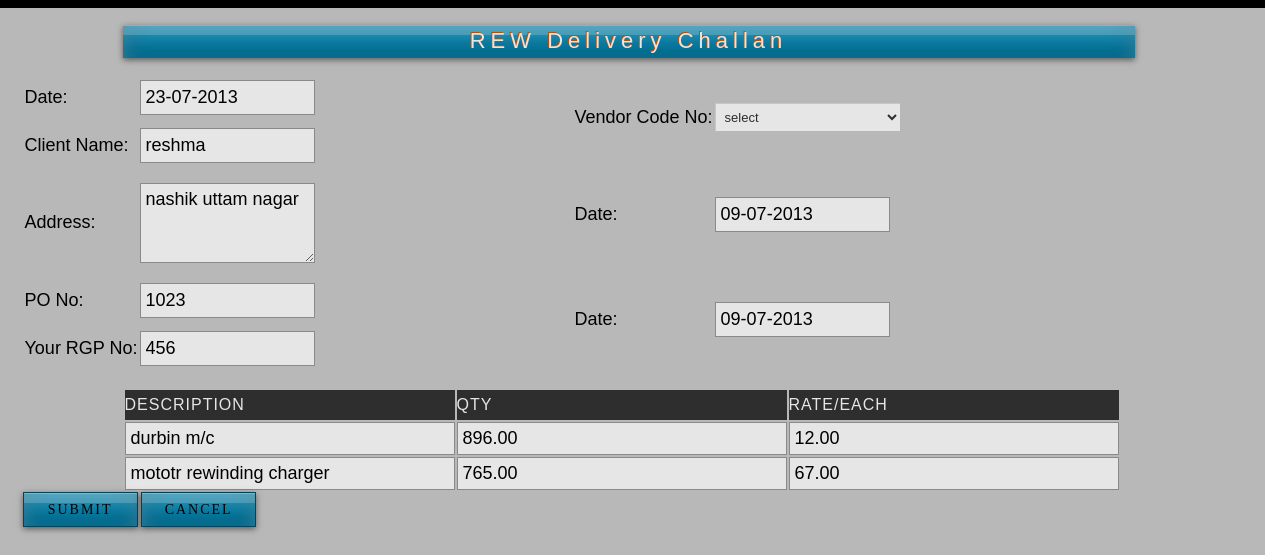
The page /addreciept.php?id=1 on the database its author committed.
### tables this page shows
CREATE TABLE IF NOT EXISTS `invoice` (
  `i_id` int(11) NOT NULL AUTO_INCREMENT,
  `q_date` varchar(25) NOT NULL,
  `gatepass_no` varchar(20) NOT NULL,
  `c_id` int(11) NOT NULL,
  `c_comp` varchar(50) NOT NULL,
  `q_name` varchar(25) NOT NULL,
  `q_address` varchar(100) NOT NULL,
  `q_mo` bigint(11) NOT NULL,
  `po_no` int(20) NOT NULL,
  `rgp_no` int(20) NOT NULL,
  `dc_no` int(20) NOT NULL,
  `code_no` varchar(20) NOT NULL,
  `tin_no` int(20) NOT NULL,
  `date1` date NOT NULL,
  `date2` date NOT NULL,
  PRIMARY KEY (`i_id`)
);

CREATE TABLE IF NOT EXISTS `sub_invoice` (
  `s_id` int(11) NOT NULL AUTO_INCREMENT,
  `i_id` int(11) NOT NULL,
  `des` text NOT NULL,
  `quantity` decimal(25,2) NOT NULL,
  `rate` decimal(25,2) NOT NULL,
  `total` double NOT NULL,
  PRIMARY KEY (`s_id`)
);

### addreciept.php (the view, shortened to what this page needs)
<?php
$in=$_REQUEST['id'];
$c_query="select * from invoice where i_id='$in'";
$c_res=mysql_query($c_query);
$c_row=mysql_fetch_array($c_res);
?>
<?php
 $c_query1="select * from sub_invoice where i_id='$in'";
$c_res1=mysql_query($c_query1);
$count=mysql_num_rows($c_res1);
?>
<html>
<head>
<link rel="stylesheet" href="styles2.css" type="text/css" />
<link rel="stylesheet" href="styles.css" type="text/css" />
</head>
<body>
<div id="container">
    <div id="sub-header">
                <div class="quo">
                <form name="form5" action="" method="post" enctype="multipart/form-data">
                <br />
                <div class="quotationI"><center>REW Delivery Challan</center></div>
                <br />
                <table class="q_info3" height="300px">
                <tr><td class="l_form">Date:</td><td><input name="q_date" class="q_in" type="text" value="<?php  echo date("d-m-Y"); ?>"/></td></tr>
                <tr><td class="l_form">Client Name:</td>
                <td>
                <input type="text" class="q_in" name="q_name" value="<?php echo $c_row[5]; ?>">
				</td>
                </tr>
                <tr><td class="l_form">Address:</td><td><textarea class="q_add" name="q_address"><?php echo $c_row[6]; ?></textarea></td></tr>
                <tr><td class="l_form">PO No:</td>
                <td>
                <input type="text" class="q_in" name="po_no" value="<?php echo $c_row[8]; ?>" >
				</td>
                </tr>
                <tr><td class="l_form">Your RGP No:</td>
                <td>
                <input type="text" class="q_in" name="rgp" value="<?php echo $c_row[9]; ?>">
				</td></tr>
                </table>
                <table class="q_info5">
                 <tr><td class="l_form">Vendor Code No:</td>
                <td>
                <select name="vendr" class="q_add_i">
                <option value="">select</option>
                </select>
				</td></tr>
                 <tr><td class="l_form">Date:</td>
                <td>
                <input type="text" class="q_in" name="date1" value="<?php echo date('d-m-Y', strtotime($c_row[13])); ?>" >
				</td></tr>
                <tr><td class="l_form">Date:</td>
                <td>
                <input type="text" class="q_in" name="date2"value="<?php echo date('d-m-Y', strtotime($c_row[14])); ?>" >
				</td></tr>
                </table>
                <br />
                <table class="des">
                <tr>
                <td class="heading">DESCRIPTION</td>
                <td class="heading" >QTY</td>
                <td class="heading">RATE/EACH</td>
                </tr>
                               <?php
               $count1=1;
				if($count!=NULL)
				{
				while($rows=mysql_fetch_array($c_res1))
				{
					if($count>0)
					{
				?>
                <tr>
                <td>
                 <input class="des_in" type="text" name="d[<?php echo $count1; ?>]" id="0" value="<?php echo $rows[2]?>"><br>
                </td>
                <td>
                 <input class="des_q" type="text" name="q[<?php echo $count1; ?>]" id="0" value="<?php echo $rows[3]?>"><br>
                </td>
                <td>
                 <input class="des_r" type="text" name="r[<?php echo $count1; ?>]" id="0" value="<?php echo $rows[4]?>"><br>
                </td>
                </tr>
                <?php
					$count1=$count1+1;
					}
					$count=$count-1;
					}
                }
				?>
                </table>
                <div class="q_button5">
            	 <input name="submit" class="formbutton" value=" Submit " type="submit" onClick="javascript:return validateMyForm();" />
                <input name="cancel" class="formbutton" value="Cancel" type="submit" />
                </div>
                </form>
  				</div>
                </div>
</div>
</body>
</html>

### styles2.css (style rules this page uses)
body { background:#000; margin:0; padding:0; font-family: Verdana, Geneva, sans-serif; font-size: 13px; color: #000; }
* { margin:0; padding:0; }
form input, form select, form textarea { padding: 5px; color: #333333; border: 1px solid #ddd; border-right:1px solid #ccc; border-bottom:1px solid #ccc; background-color:#fff; font-family: Arial, Helvetica, sans-serif; font-size: 13px; }
form input.formbutton { color: #000; padding: 6px 8px; font-size: 14px; letter-spacing:2px; font-family: Arial, Helvetica, sans-serif; text-decoration: none; text-transform: uppercase; background: #00a1d2; border: none; width:115px; height:35px; overflow: visible; font-family: Lucida Grande; border: 1px solid rgba(0,0,0,0.5); background:#09C; box-shadow: 0 2px 6px rgba(0,0,0,0.5), inset 0 1px rgba(255,255,255,0.3), inset 0 10px rgba(255,255,255,0.2), inset 0 10px 20px rgba(255,255,255,0.25), inset 0 -15px 30px rgba(0,0,0,0.3); -o-box-shadow: 0 2px 6px rgba(0,0,0,0.5), inset 0 1px rgba(255,255,255,0.3), inset 0 10px rgba(255,255,255,0.2), inset 0 10px 20px rgba(255,255,255,0.25), inset 0 -15px 30px rgba(0,0,0,0.3); -webkit-box-shadow: 0 2px 6px rgba(0,0,0,0.5), inset 0 1px rgba(255,255,255,0.3), inset 0 10px rgba(255,255,255,0.2), inset 0 10px 20px rgba(255,255,255,0.25), inset 0 -15px 30px rgba(0,0,0,0.3); -moz-box-shadow: 0 2px 6px rgba(0,0,0,0.5), inset 0 1px rgba(255,255,255,0.3), inset 0 10px rgba(255,255,255,0.2), inset 0 10px 20px rgba(255,255,255,0.25), inset 0 -15px 30px rgba(0,0,0,0.3); }
#container { width: 960px; margin: 0 auto; padding: 0px; }
div#sub-header { margin-top:8px; margin-bottom:5px; margin-left:-180px; width:1315px; height:1500px; background-color:#CCC; opacity:0.9; }
.quo { margin-left:50px; }
.quotationI { font-size:22px; color:#fff; font-family: Arial, Helvetica, sans-serif; font-weight:500; letter-spacing:5px; background-color:#F87B27; width:80%; height:30px; margin-left:100px; margin-top:2px; text-shadow:-1px -1px #CE5709; background: #F87B27 url('images/frontpage-link.png') repeat-x scroll top left; padding:3px 0px 0px 0px; background:#09C; box-shadow: 0 2px 6px rgba(0,0,0,0.5), inset 0 1px rgba(255,255,255,0.3), inset 0 10px rgba(255,255,255,0.2), inset 0 10px 20px rgba(255,255,255,0.25), inset 0 -15px 30px rgba(0,0,0,0.3); -o-box-shadow: 0 2px 6px rgba(0,0,0,0.5), inset 0 1px rgba(255,255,255,0.3), inset 0 10px rgba(255,255,255,0.2), inset 0 10px 20px rgba(255,255,255,0.25), inset 0 -15px 30px rgba(0,0,0,0.3); -webkit-box-shadow: 0 2px 6px rgba(0,0,0,0.5), inset 0 1px rgba(255,255,255,0.3), inset 0 10px rgba(255,255,255,0.2), inset 0 10px 20px rgba(255,255,255,0.25), inset 0 -15px 30px rgba(0,0,0,0.3); -moz-box-shadow: 0 2px 6px rgba(0,0,0,0.5), inset 0 1px rgba(255,255,255,0.3), inset 0 10px rgba(255,255,255,0.2), inset 0 10px 20px rgba(255,255,255,0.25), inset 0 -15px 30px rgba(0,0,0,0.3); }
.l_form { font-size:18px; color:#000; border:none; margin-left:125px; margin-top:30px; }
.q_in { width:175px; height:35px; border:1px solid #999; background-color:#FFF; font-size:18px; color:#000 }
.q_info5 { margin-left:550px; margin-top:-300px; height:300px; }
.heading { background-color:#333; color:#FFF; height:30px; letter-spacing:1px; }
.des { width:1000px; margin-left:100px; }
.q_add { width:175px; height:80px; background-color:#FFF; font-size:18px; border:1px solid #999; color:#000; }
.des_in { width:100%; background-color:#FFF; font-size:18px; color:#000; border:1px solid #999; }
.des_r { width:100%; height:138%; background-color:#FFF; font-size:18px; color:#000; border:1px solid #999; }
.des_q { width:100%; background-color:#FFF; font-size:18px; color:#000; border:1px solid #999; }
select { width:186px; }
option { background:#FFF; color:#000; }

### rows shown on the page
invoice: q_name "reshma", q_address "nashik uttam nagar", po_no "1023", rgp "456", date1 "09-07-2013"
sub_invoice: des "durbin m/c", quantity "896.00", rate "12.00"
sub_invoice: des "mototr rewinding charger", quantity "765.00", rate "67.00"
